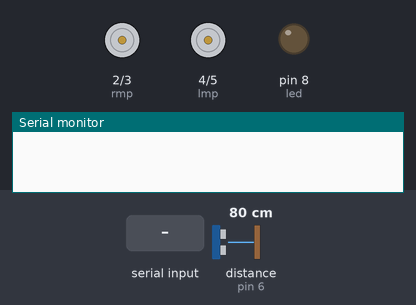
Bench run of a sketch on a simulated Arduino Uno, built with avr-gcc and run on an emulated ATmega328P. Parts: motor-driver pin pairs drawn as motors (green arrow = first pin HIGH = forward, orange = second pin HIGH = backward, longer = more drive), output pins drawn as LEDs (lit = HIGH), the last lines printed to the serial monitor. The inputs (shaded band) are chosen by the test bench; at power-on: distance to the obstacle (sensor on pin 6) 80 cm. The echo pulse lasts 58.3 µs per cm; pins used as bus, display or sensor lines are not drawn.

Above: at 1.2 s.
1.3 s: "O" received over Serial
At 2.0 s:
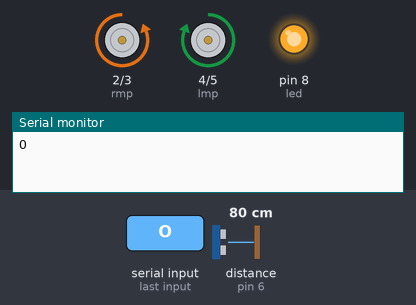
At 3.1 s:
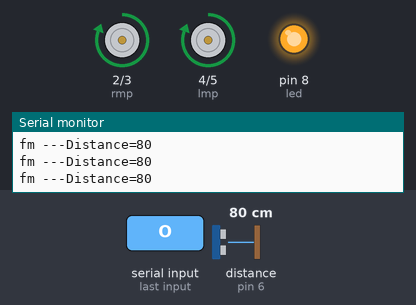
3.8 s: "I" received over Serial
At 4.3 s:
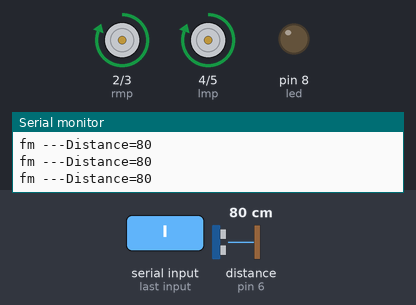
5.3 s: distance to the obstacle (sensor on pin 6) set to 9 cm
8.3 s: distance to the obstacle (sensor on pin 6) set to 6 cm
At 10.0 s:
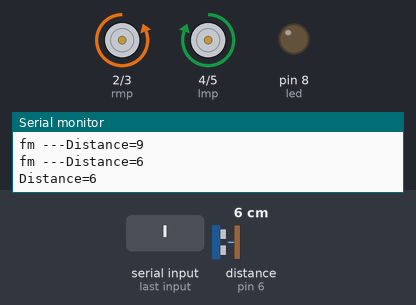
11.3 s: distance to the obstacle (sensor on pin 6) set to 14 cm
14.3 s: distance to the obstacle (sensor on pin 6) set to 18 cm
Timing chart, 0 to 16.8 s (numbered marks = the images above; inputs shaded):
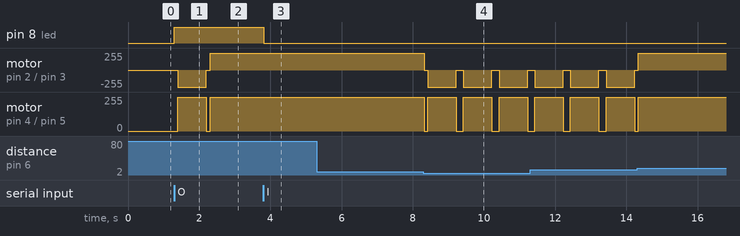

The sketch:

Integrated_mode_bluetooth_controled_bot.ino
```cpp
#define rmp 2 //Replacing rmp with 3 every where in the program, so that we don't have to remember pin no.,as it is difficult to remember
#define rmn 3 //Same way as above
#define lmp 4 //Same way as above
#define lmn 5 //Same way as above
#define echo 6
#define trig 7
#define led 8
int duration;
int cm;
char key;
//void bc();
//void oa();
//void lf();
//void st();
//void fm();
//void srm();
//void lm();
//void rm();
//void bm();
//void cal();
void setup()
{
  pinMode(rmp,OUTPUT); //Pintype declaration i.e. which pin is input and which output. As Arduino has to intruct motor to move,motor pins will be output
  pinMode(rmn,OUTPUT); //Same as above. And "rmn" and "rmp" means 'right motor negitive terminal' and 'right motor positive terminal' respectively. And so on for others.
  pinMode(lmp,OUTPUT); //Same as above
  pinMode(lmn,OUTPUT); //Same as above
  pinMode(echo,INPUT);
  pinMode(trig,OUTPUT);
  pinMode(led,OUTPUT);
  Serial.begin(9600); //9600 is default baud rate at which bluetooth module transfers information to Arduino

}

void loop()
{
  if(Serial.available()) //"Serial.available()" is a function which checks if Arduino is recieving information from Bluetooth module,if it is recieving signal then condition inside if() becomes true and then if()'s body is executed
  {
    key=Serial.read();
    Serial.println(key);
    switch(key)
      { case 'C':{digitalWrite(led,HIGH);
                  bc();
                  break;}
        case 'O':{digitalWrite(led,HIGH);
                  oa();
                  break;}
        case 'I':{lf();break;}
        case 'S':{st();break;}
        }
     }
    }
//function definitions
void bc()
{Serial.print("bcc");
digitalWrite(led,HIGH);
  while(1)
  { Serial.print("inside while");
    Serial.println(Serial.read());
     key=Serial.read(); //"Serial.read()" is a function which reads recieved information and here we are storing recieved information as character variable "key"
    switch(key) //Now using switch() case we are trying to match recieved character with listed cases
    {
      case 'F':{Serial.print("fm");fm(); break;} // case for forward motion.here 'F' is used because we will be assigning it to a button in Android app
      case 'B':{bm();break;}  //case for backward motion. bm(),fm(),etc. are function calls.
      case 'L':{lm();break;}  //case for left motion. In each case 'break' statement is compulsory else after selection of a particular case all the cases after that case will automatically get executed
      case 'R':{rm();break;}  //case for right motion
      case 'S':{st();break;}
      case 'O':{digitalWrite(led,LOW);
                  st();
                  oa();
                   break;}
      case 'I':{digitalWrite(led,LOW);
                st();lf();
                break;}
    }

    }
}
  void oa()
  {digitalWrite(led,HIGH);
    while(1)
  {
      while(cm<=15)
     {
       st();
       delay(100);
       srm();
       delay(800);
        st();
        delay(100);
        cal();
        key=Serial.read();
        switch(key)
        {
          case 'C':st();bc();break;
          case 'I':st();lf();break;
          case 'S':st();break;
          }

      }
    cal();
   while(cm>7)
   {
    fm();
    cal();
    key=Serial.read();
        switch(key)
        {
          case 'C':st();bc();break;
          case 'I':st();lf();break;
          case 'S':st();break;
          }
   }
   key=Serial.read();
        switch(key)
        {
          case 'C':st();bc();break;
          case 'I':st();lf();break;
          case 'S':st();break;
          }
    }
  }

void fm() //forward motion function definition
{Serial.print("fm ---");
  digitalWrite(lmp,HIGH); // Conditions For forward motion
  digitalWrite(lmn,LOW); // for forward motion we will assume that supplying all positive terminals of motors with positive potential(i.e.HIGH) and supplying all negative terminals of motors with zero or negative potential(i.e.LOW) the bot moves forward and so on for other motions
  digitalWrite(rmn,LOW);
  digitalWrite(rmp,HIGH);
}
void bm() //backward motion function definition
{
   digitalWrite(lmp,LOW); // Conditions For backward motion
  digitalWrite(lmn,HIGH);
  digitalWrite(rmn,HIGH);
  digitalWrite(rmp,LOW);
}
void lm() //left motion function definition
{
   digitalWrite(rmn,LOW); // Conditions For left motion
   digitalWrite(rmp,HIGH);
   digitalWrite(lmp,LOW);
   digitalWrite(lmn,LOW);
}
void rm() //right motion function definition
{
   digitalWrite(lmp,HIGH); // Conditions For right motion
   digitalWrite(lmn,LOW);
   digitalWrite(rmn,LOW);
   digitalWrite(rmp,LOW);

 }
void st() //stop motion function definition
{
   digitalWrite(lmp,LOW); // Conditions For stoping motion
    digitalWrite(lmn,LOW);
    digitalWrite(rmn,LOW);
    digitalWrite(rmp,LOW);
}
void srm()
{
   digitalWrite(lmp,HIGH);
   digitalWrite(lmn,LOW);
   digitalWrite(rmn,HIGH);
   digitalWrite(rmp,LOW);
 }
 void cal()
 {digitalWrite(trig,LOW);
  delayMicroseconds(2);
  digitalWrite(trig,HIGH);
  delayMicroseconds(5);
  digitalWrite(trig,LOW);
   duration=pulseIn(echo,HIGH);
   cm=duration/29/2;
   if(cm < 0)
   {
    cm =0;
   }
   Serial.print("Distance=");
   Serial.println(cm);
  }
  void lf()
  {digitalWrite(led,LOW);

  }
```

Measured:
- the behaviour switches between 8 and 7 cm on distance to the obstacle (sensor on pin 6) (found by bisection; images 3 and 4)
- after the input at 1.3 s, pin 8 (led): LOW → HIGH at once; motor on pin 2 (rmp) / pin 3 (rmn): stopped → backward 255/255 after 0.10 s, → stopped 0.80 s later, → forward 255/255 0.11 s later; motor on pin 4 (lmp) / pin 5 (lmn): stopped → forward 255/255 after 0.10 s, → stopped 0.80 s later, → forward 255/255 0.11 s later
- after the input at 3.8 s, pin 8 (led): HIGH → LOW at once
- after the input at 8.3 s, motor on pin 2 (rmp) / pin 3 (rmn): forward 255/255 → stopped at once, then repeats every 1.0 s: backward 255/255 0.80 s, stopped 0.20 s; motor on pin 4 (lmp) / pin 5 (lmn): forward 255/255 → stopped at once, then repeats every 1.0 s: forward 255/255 0.80 s, stopped 0.20 s
